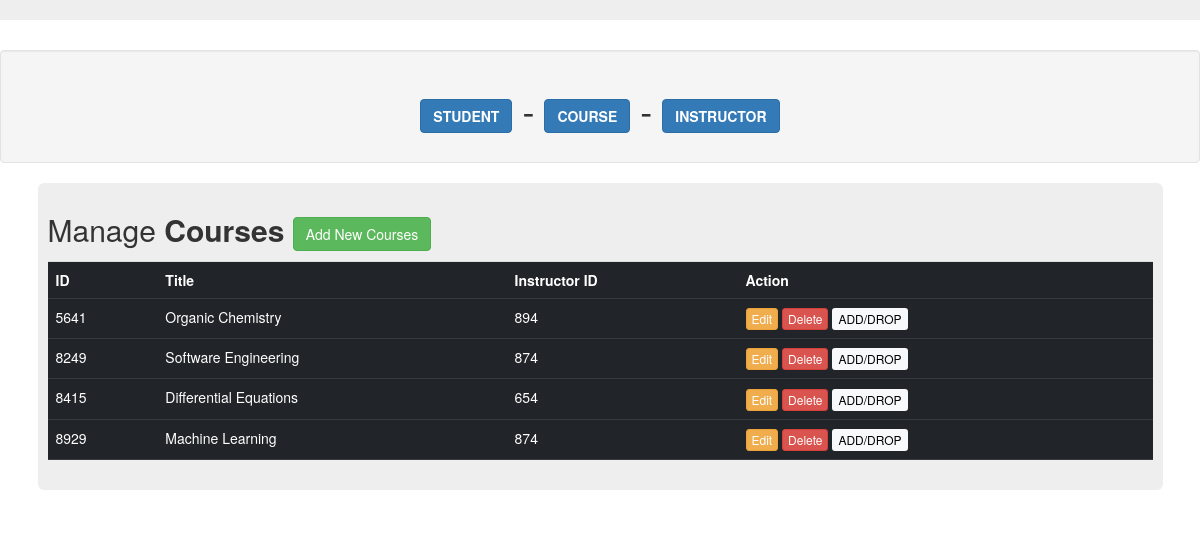
Screenshot of /CourseIndex with the database file from the repository.
### app.py (models this page shows, shortened)
class Courses(db.Model):
    id = db.Column(db.Integer, primary_key=True)
    Name = db.Column(db.String(50), nullable=False)
    instructors_id = db.Column(db.Integer, db.ForeignKey('instructor.id'))
    enrolled = db.relationship('Students', secondary=courses_student, backref = 'courses')

class Instructor(db.Model):
    id = db.Column(db.Integer, primary_key=True)
    Name = db.Column(db.String(50), nullable=False)
    Department = db.Column(db.String(55), nullable=True)
    courses = db.relationship('Courses', backref="instructor")

### app.py (the view)
@app.route('/CourseIndex')
def CourseIndex():
    all_data = Courses.query.all()
    return render_template("Course.html", CoursesData = all_data)

### templates/Course.html (shortened to what this page needs)
{% extends 'base.html' %}
{% block head %}
{% include 'Menu.html' %}
{% endblock %}
{% block body %}
<div class="container">
    <div class="row">
        <div class="col md-12">
            <div class="jumbotron p-3">
                <h2> Manage <b>Courses</b> <button type = "button" class="btn btn-success"data-toggle="modal" data-target="#CourseADD"> Add New Courses</button></h2>
                <table class="table table-hover table-dark">
                    <tr>
                        <th>ID</th>
                        <th>Title</th>
                        <th>Instructor ID</th>
                        <th>Action</th>
                    </tr>
                    {% for row in CoursesData %}
                    <tr>
                        <td>{{row.id}}</td>
                        <td>{{row.Name}}</td>
                        <td>{{row.instructor.id}}</td>
                        <td>
                            <a herf="/CourseUpdate/{{row.id}}" class="btn btn-warning btn-xs" data-toggle="modal" data-target="#modaledit{{row.id}}">Edit</a>
                            <a href="/CourseDeleter/{{row.id}}" class="btn btn-danger btn-xs">Delete</a>
                            <a herf="" class="btn btn-light btn-xs" data-toggle="modal" data-target="#modalAD{{row.id}}">ADD/DROP</a>
                        </td>
                    </tr>
                    </div>
                    {% endfor %}
{% endblock %}

### templates/base.html (shortened to what this page needs)
<!DOCTYPE html>
<html>
    <head>
        <link rel="stylesheet"  href="{{ url_for('static', filename='css/main.css') }}">
        <link href="https://cdn.jsdelivr.net/npm/bootstrap@5.2.1/dist/css/bootstrap.min.css" rel="stylesheet">
        <link rel="stylesheet" href="https://maxcdn.bootstrapcdn.com/bootstrap/3.3.6/css/bootstrap.min.css">
        {% block head %}{ % include 'Menu.html' %}{% endblock %}
    </head>
    <body>
        {% block body %}{% endblock %}
    </body>
</html>

### templates/Menu.html (shortened to what this page needs)
{% extends 'base.html' %}
{% block body %}
<div class="jumbotron p-3"></div>
    <div class="well text-center">
        <h1><a href={{ url_for('StudentIndex') }} class="btn btn-primary"><strong>STUDENT</strong></a>  -
            <a href={{ url_for('CourseIndex') }} class="btn btn-primary"> <strong>COURSE</strong></a>  -
            <a href={{ url_for('InstructorIndex') }} class="btn btn-primary"> <strong>INSTRUCTOR</strong></a></h1>
    </div>
{% endblock %}

### static/css/main.css (style rules this page uses)
:root { --blue: #bff0ff; --EditNone: none; --ADDNone: none; --ADDer: none; --EDitor: none; }
body { background-color: var(--blue); font-family: sans-serif; }

### rows the page displays
Courses: id "5641", Name "Organic Chemistry", instructor.id "894"
Courses: id "8249", Name "Software Engineering", instructor.id "874"
Courses: id "8415", Name "Differential Equations", instructor.id "654"
Courses: id "8929", Name "Machine Learning", instructor.id "874"
